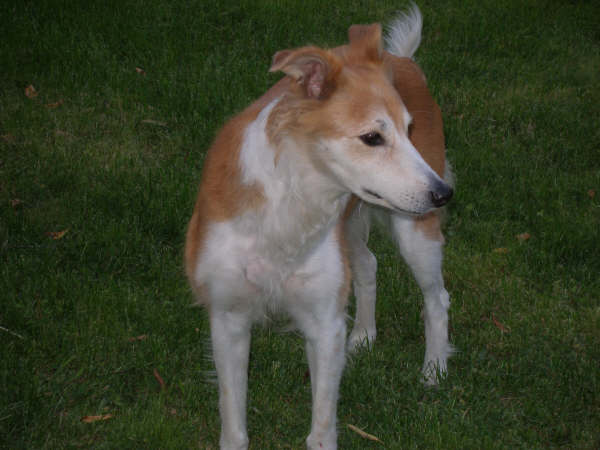
%> input picture MV LAB 1/Dog.jpg, 600 x 450 px
$ octave untitled2.m   (GNU Octave 9; MATLAB toolbox functions it lacks are replaced by stand-ins)
%> lines starting %> are read from the running program, lines starting %| are printed output that depends on the picture
I=imread("Dog.jpg");
%> I is the input picture: size 450x600x3 uint8; mean R, G, B 59.2, 65.4, 44.4
imshow(I)

% Split the image into its RGB channels
R = I(:, :, 1);
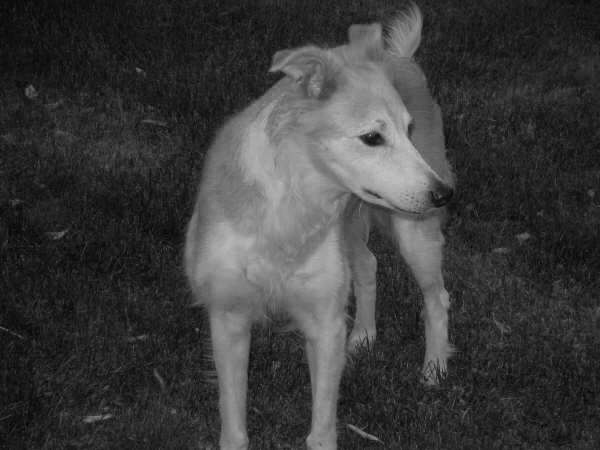
%> R: size 450x600 uint8; min 0, max 195, mean 59.2
G = I(:, :, 2);
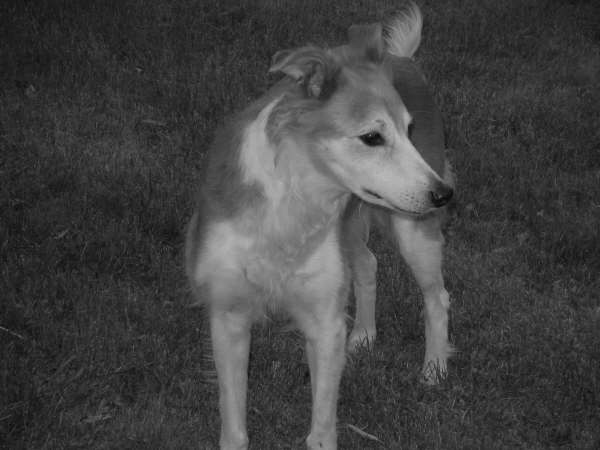
%> G: size 450x600 uint8; min 8, max 188, mean 65.4
B = I(:, :, 3);
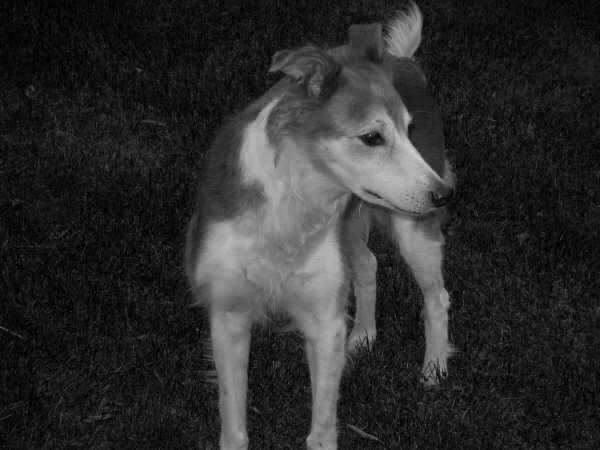
%> B: size 450x600 uint8; min 0, max 215, mean 44.4

% Compute histograms for each channel
[counts_R, bins_R] = imhist(R);
%> counts_R = 256 values, max 7679 at index 33, min 0 at index 2, mean 1054.7; bins_R = 256 values from 0 to 255
[counts_G, bins_G] = imhist(G);
%> counts_G = 256 values, max 8031 at index 48, min 0 at index 1, mean 1054.7; bins_G = 256 values from 0 to 255
[counts_B, bins_B] = imhist(B);
%> counts_B = 256 values, max 9259 at index 21, min 0 at index 203, mean 1054.7; bins_B = 256 values from 0 to 255

% Plot the original image
subplot(2, 2, 1);
imshow(I)
title('Original Image');

% Plot the histograms
subplot(2, 2, 2);
plot(bins_R, counts_R, 'r')
title('Red Channel Histogram');

subplot(2, 2, 3);
plot(bins_G, counts_G, 'g')
title('Green Channel Histogram');

subplot(2, 2, 4);
plot(bins_B, counts_B, 'b')
title('Blue Channel Histogram');
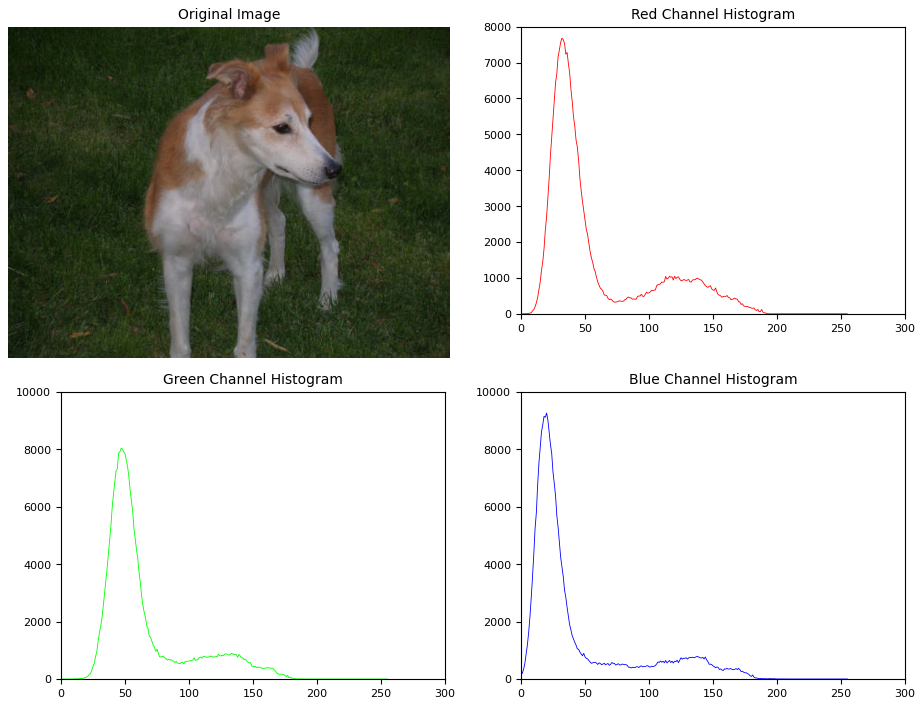
%> figure redrawn from the program's plot data, 4 panels


% Apply Sobel edge detection
edge_sobel = edge(rgb2gray(I), 'sobel');
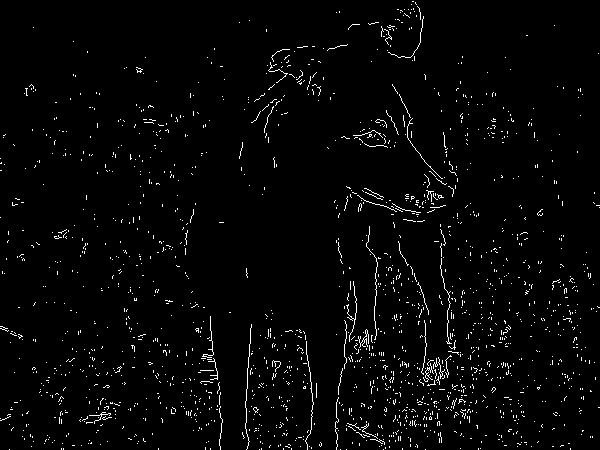
%> edge_sobel: size 450x600 logical; 2.5% white in thin lines or dots

% Apply Prewitt edge detection
edge_prewitt = edge(rgb2gray(I), 'prewitt');
%> edge_prewitt: size 450x600 logical; 2.4% white in thin lines or dots

% Apply Canny edge detection
edge_canny = edge(rgb2gray(I), 'canny');
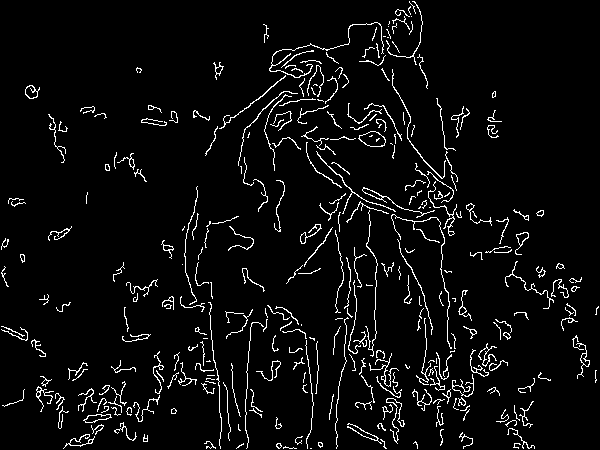
%> edge_canny: size 450x600 logical; 4.8% white in thin lines or dots

% Define custom threshold values
low_threshold = 0.1; % Adjust as needed
high_threshold = 0.3; % Adjust as needed

% Apply Canny edge detection with custom thresholds
edge_canny_custom = edge(rgb2gray(I), 'canny', [low_threshold, high_threshold]);
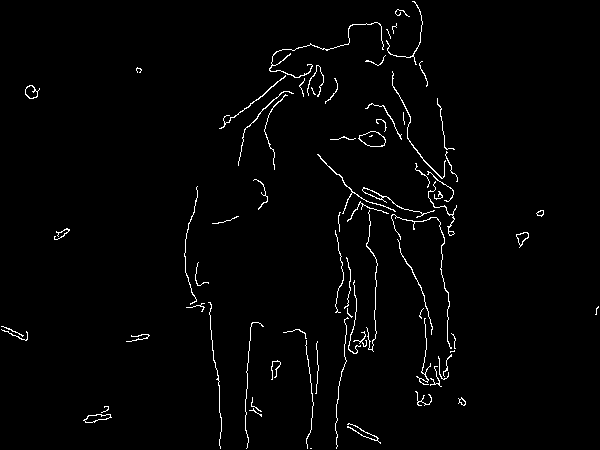
%> edge_canny_custom: size 450x600 logical; 1.8% white in thin lines or dots

% Visualize the results
figure;
subplot(2, 2, 1);
imshow(edge_sobel)
title('Sobel Edge Detection');

subplot(2, 2, 2);
imshow(edge_prewitt)
title('Prewitt Edge Detection');

subplot(2, 2, 3);
imshow(edge_canny)
title('Canny Edge Detection');

subplot(2, 2, 4);
imshow(edge_canny_custom)
title('Canny Edge Detection ');

% Visualize the original image and detected edges for comparison
figure;
subplot(1, 2, 1);
imshow(I)
title('Original Image');

subplot(1, 2, 2);
imshow(edge_canny_custom)
title('Detected Edges');

subplot(3,1,1);


% Save MATLAB script
script_filename = 'image_processing_script.m';
save(script_filename);

% Save figures
saveas(gcf, 'original_image_and_histograms.png'); % Save the figure as a .png image file

% Save computed histograms
save('computed_histograms.png', 'counts_R', 'bins_R', 'counts_G', 'bins_G', 'counts_B', 'bins_B');
